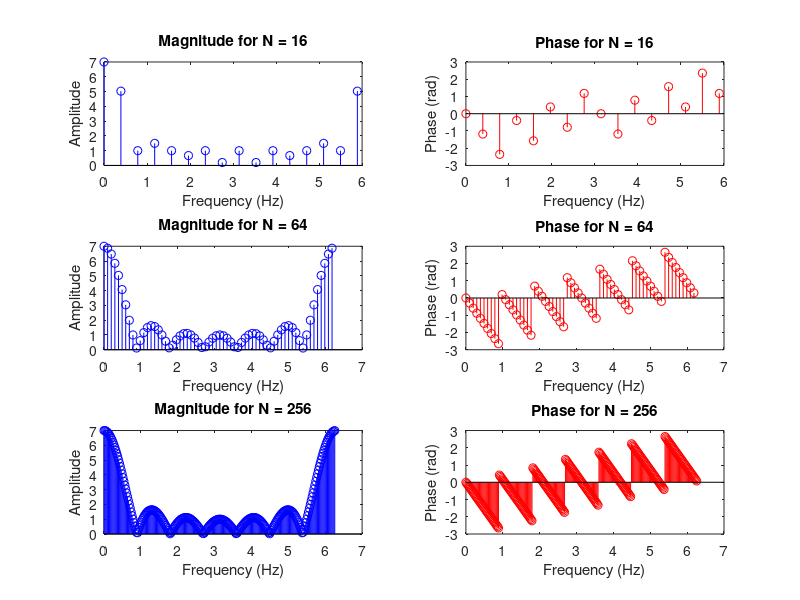

Reproduce this figure in MATLAB. (Note: this script raises an error after producing the figure.)
%% Signals and Systems Matlab Homework #6
%% Introduction
% * Author:                   Will Burgess
% * Class:                    ESE 351
% * Date:                     Created 3/25/2024, Last Edited 4/02/2024
% * With contributions from:  Mack Larosa, Tasha Igic, Mischa Tranor

close all
%% 1.d.i
N1 = 3;
N = [16,64,256];
n = -N1:1:N1;
x = ones(size(n));

figure, hold on
for i = 1:length(N)
N_current = N(i);
x_out = fft(x, N_current);
freq = (0:N_current-1) * (2*pi)/N_current;

% Plot magnitude Left hand
subplot(3,2,2*i-1)
stem(freq, abs(x_out), 'b');
title(['Magnitude for N = ' num2str(N_current)]);
xlabel('Frequency (Hz)');
ylabel('Amplitude')

% Plot phase Right hand
subplot(3,2,2*i)
stem(freq, angle(x_out),'r');
title(['Phase for N = ' num2str(N_current)]);
xlabel('Frequency (Hz)');
ylabel('Phase (rad)')

end
sgtitle('4.d.i')
hold off
%% 1.d.ii
N1 = [2,6,10];
N = 256;

figure, hold on
for i = 1:length(N1)
n = -N1(i):1:N1(i);
N1_current = N1(i);
x = ones(length(n));

x_out = fft(x, N);
freq = (0:N-1) * (2*pi)/N;

% Plot magnitude Left hand
subplot(3,2,2*i-1)
stem(freq, abs(x_out), 'b');
title(['Magnitude for N1 = ' num2str(N1_current)]);
xlabel('Frequency (Hz)');
ylabel('Amplitude')

% Plot phase Right hand
subplot(3,2,2*i)
stem(freq, angle(x_out),'r');
title(['Phase for N1 = ' num2str(N1_current)]);
xlabel('Frequency (Hz)');
ylabel('Phase (rad)')

end
sgtitle('4.d.ii')
hold off

%% 1.d.iii.1
N1 = 6;
N = 256;
n = 0:1:N1;
x = ones(size(n));
x = [zeros(1,3), x(1:(end - 3))];
freq = (0:N-1) * (2*pi)/N;

x_out = fft(x,N);

figure, hold on

% Plot magnitude top
subplot(2,1,1)
stem(freq, abs(x_out), 'b');
title('Magnitude for x[n-3]');
xlabel('Frequency (Hz)');
ylabel('Amplitude')

% Plot phase bot
subplot(2,1,2)
stem(freq, angle(x_out),'r');
title('Phase for x[n-3]');
xlabel('Frequency (Hz)');
ylabel('Phase (rad)')

sgtitle('4.d.iii.1')
hold off

%% 1.d.iii.2
N1 = 6;
N = 256;
n = 0:1:N1;
x = ones(size(n));
x = x - 0.5;
freq = (0:N-1) * (2*pi)/N;

x_out = fft(x,N);

figure, hold on

% Plot magnitude top
subplot(2,1,1)
stem(freq, abs(x_out), 'b');
title('Magnitude for x[n] - 0.5');
xlabel('Frequency (Hz)');
ylabel('Amplitude')

% Plot phase bot
subplot(2,1,2)
stem(freq, angle(x_out),'r');
title('Phase for x[n] - 0.5');
xlabel('Frequency (Hz)');
ylabel('Phase (rad)')

sgtitle('4.d.iii.2')
hold off

%% 1.d.iii.3
N1 = 6;
N = 256;
n = 0:1:N1;
x = ones(size(n));
x = x .* cos(pi*n);
freq = (0:N-1) * (2*pi)/N;

x_out = fft(x,N);

figure, hold on

% Plot magnitude top
subplot(2,1,1)
stem(freq, abs(x_out), 'b');
title('Magnitude for x[n] * cos(\pin)');
xlabel('Frequency (Hz)');
ylabel('Amplitude')

% Plot phase bot
subplot(2,1,2)
stem(freq, angle(x_out),'r');
title('Phase for x[n] * cos(\pin)');
xlabel('Frequency (Hz)');
ylabel('Phase (rad)')

sgtitle('4.d.iii.3')
hold off